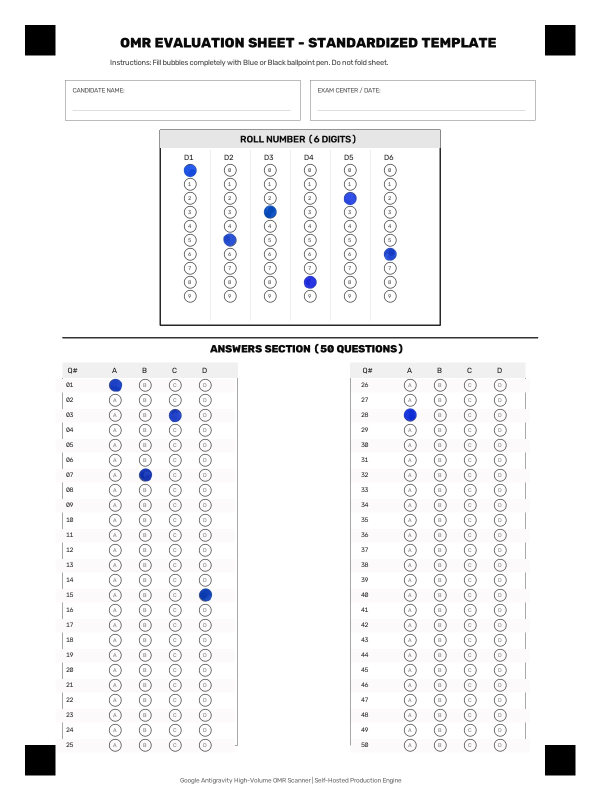
#> input picture samples/omr-2.jpg, 1200 x 1600 px (shown at 1/2 size)
$ python calibrate.py
#> lines starting #> are read from the running program, lines starting #| are printed output that depends on the picture; after the words box and inside, x2 and y2 are one past the last pixel; in counts of white or black regions, pixels touching at a corner belong together
### config.py
"""
Configuration file for High-Volume OMR Scanner.
Defines template dimensions, ROI coordinates, fiducial markers, and classification thresholds.
"""

from dataclasses import dataclass, field
from pathlib import Path
from typing import Dict, List, Tuple
import numpy as np

# Base paths
BASE_DIR = Path(__file__).resolve().parent
DATA_DIR = BASE_DIR / "data"
SAMPLES_DIR = BASE_DIR / "samples"
UPLOADS_DIR = BASE_DIR / "uploads"
RESULTS_DIR = BASE_DIR / "results"
DEBUG_DIR = BASE_DIR / "debug_images"
DB_PATH = DATA_DIR / "omr_scanner.db"

# Ensure runtime directories exist
for path in [DATA_DIR, SAMPLES_DIR, UPLOADS_DIR, RESULTS_DIR, DEBUG_DIR]:
    path.mkdir(parents=True, exist_ok=True)
#> in run_calibration, img is the input picture: shape (1600, 1200, 3); mean B, G, R 245.2, 244.7, 244.9

# Standardized Canvas Geometry
SHEET_WIDTH: int = 1200
SHEET_HEIGHT: int = 1600

# 4 Corner Fiducial Markers (solid black squares)
# Center coordinates on standardized 1200x1600 canvas:
# Top-Left, Top-Right, Bottom-Left, Bottom-Right
MARKER_SIZE: int = 60
MARKER_TARGET_CENTERS: np.ndarray = np.float32([
    [80, 80],      # Top-Left
    [1120, 80],    # Top-Right
    [80, 1520],    # Bottom-Left
    [1120, 1520]   # Bottom-Right
])

# Roll Number Section Specifications
# 6 vertical columns, each with 10 bubbles (digits 0 to 9)
ROLL_COLUMNS: int = 6
ROLL_DIGITS: int = 10
ROLL_COL_X: List[int] = [380, 460, 540, 620, 700, 780]
ROLL_START_Y: int = 340
ROLL_ROW_STEP_Y: int = 28

# Answers Section Specifications
# 50 Questions split into 2 side-by-side blocks of 25 questions each
TOTAL_QUESTIONS: int = 50
QUESTIONS_PER_BLOCK: int = 25
OPTIONS: List[str] = ["A", "B", "C", "D"]

ANSWERS_START_Y: int = 740
ANSWERS_ROW_STEP_Y: int = 30

# Left Block: Questions 1 to 25
LEFT_BLOCK_Q_LABEL_X: int = 150
LEFT_BLOCK_OPTIONS_X: List[int] = [230, 290, 350, 410]

# Right Block: Questions 26 to 50
RIGHT_BLOCK_Q_LABEL_X: int = 740
RIGHT_BLOCK_OPTIONS_X: List[int] = [820, 880, 940, 1000]

# Bubble Evaluation Parameters
BUBBLE_RADIUS: int = 12
SEARCH_JITTER: int = 3  # +/- pixels jitter search to absorb slight printing shifts

# Thresholds for classification
# Pixel fill-ratio thresholds:
EMPTY_THRESHOLD: float = 0.20       # Below this is considered unattempted (blank)
FILLED_THRESHOLD: float = 0.42      # Above this is definitively marked
MIN_CONFIDENCE_DIFF: float = 0.16   # Minimum difference between top and second choice
AMBIGUOUS_MIN: float = 0.24         # Between 0.24 and 0.42 is flagged as ambiguous mark

# Scoring default parameters (can be overridden per batch/job)
DEFAULT_POSITIVE_MARK: float = 4.0
DEFAULT_NEGATIVE_MARK: float = -1.0

### omr_engine.py
"""
High-Performance OMR Engine using OpenCV and NumPy.
Handles corner fiducial detection, 4-point perspective warp,
blue/black ballpoint ink evaluation, edge cases, grading, and debug image generation.
"""

from dataclasses import asdict, dataclass
from pathlib import Path
from typing import Any, Dict, List, Optional, Tuple
import cv2
import numpy as np

from config import (
    AMBIGUOUS_MIN,
    ANSWERS_ROW_STEP_Y,
    ANSWERS_START_Y,
    BUBBLE_RADIUS,
    DEBUG_DIR,
    DEFAULT_NEGATIVE_MARK,
    DEFAULT_POSITIVE_MARK,
    EMPTY_THRESHOLD,
    FILLED_THRESHOLD,
    LEFT_BLOCK_OPTIONS_X,
    LEFT_BLOCK_Q_LABEL_X,
    MARKER_SIZE,
    MARKER_TARGET_CENTERS,
    MIN_CONFIDENCE_DIFF,
    OPTIONS,
    RIGHT_BLOCK_OPTIONS_X,
    RIGHT_BLOCK_Q_LABEL_X,
    ROLL_COL_X,
    ROLL_COLUMNS,
    ROLL_DIGITS,
    ROLL_ROW_STEP_Y,
    ROLL_START_Y,
    SEARCH_JITTER,
    SHEET_HEIGHT,
    SHEET_WIDTH,
    TOTAL_QUESTIONS,
)


@dataclass
class QuestionEvaluation:
    question: int
    answer: Optional[str]      # "A", "B", "C", "D", "MULTIPLE", or None
    status: str                # "DETECTED", "BLANK", "MULTIPLE", "AMBIGUOUS"
    confidence: float
    scores: Dict[str, float]
    selected_option_idx: Optional[int] = None


@dataclass
class RollEvaluation:
    roll_number: str
    is_valid: bool
    status: str
    column_digits: List[Optional[str]]
    confidence: float
    reasons: List[str]


@dataclass
class SheetResult:
    filename: str
    status: str                # "COMPLETED", "NEEDS_REVIEW", "FAILED"
    confidence: float
    roll_number: str
    summary: Dict[str, int]
    answers: Dict[str, Optional[str]]
    review_reasons: List[str]
    score_details: Optional[Dict[str, Any]] = None
    debug_image_path: Optional[str] = None


# [109 lines left out: functions decode_image, find_fiducial_markers, not called in this run]


def align_sheet(image: np.ndarray) -> Tuple[np.ndarray, np.ndarray]:
    """
    Applies 4-point perspective transform to align the sheet to standardized 1200x1600.
    Returns (aligned_image, detected_corners).
    """
    # If the image is already exactly 1200x1600 with markers in place, test corners first
    h, w = image.shape[:2]
    if (w, h) == (SHEET_WIDTH, SHEET_HEIGHT):
        # Quick check if corners at target locations are black
        tl_check = np.mean(image[60:100, 60:100])
#> tl_check = 0
        tr_check = np.mean(image[60:100, 1100:1140])
#> tr_check = 0
        if tl_check < 60 and tr_check < 60:
            return image.copy(), MARKER_TARGET_CENTERS.copy()

    detected_pts = find_fiducial_markers(image)
    M = cv2.getPerspectiveTransform(detected_pts, MARKER_TARGET_CENTERS)
    aligned = cv2.warpPerspective(
        image, M, (SHEET_WIDTH, SHEET_HEIGHT),
        flags=cv2.INTER_LINEAR,
        borderMode=cv2.BORDER_CONSTANT,
        borderValue=(255, 255, 255)
    )
    return aligned, detected_pts


# [488 lines left out: functions evaluate_bubble_fill, sample_with_jitter, evaluate_question, evaluate_roll_number, grade_answers, generate_annotated_debug_image and 1 more, not called in this run]

### calibrate.py
"""
Visual Calibration Tool for OMR Grid Overlay.
Draws configured ROI bounding boxes, fiducial markers, roll number grid,
and answer bubble circles on samples/omr-2.jpg and saves debug_grid.jpg.
Allows rapid verification and coordinate tuning in seconds.
"""

import argparse
from pathlib import Path
import cv2
import numpy as np

from config import (
    ANSWERS_ROW_STEP_Y,
    ANSWERS_START_Y,
    BASE_DIR,
    BUBBLE_RADIUS,
    DEBUG_DIR,
    LEFT_BLOCK_OPTIONS_X,
    LEFT_BLOCK_Q_LABEL_X,
    MARKER_SIZE,
    MARKER_TARGET_CENTERS,
    OPTIONS,
    RIGHT_BLOCK_OPTIONS_X,
    RIGHT_BLOCK_Q_LABEL_X,
    ROLL_COL_X,
    ROLL_COLUMNS,
    ROLL_DIGITS,
    ROLL_ROW_STEP_Y,
    ROLL_START_Y,
    SAMPLES_DIR,
    SEARCH_JITTER,
    SHEET_HEIGHT,
    SHEET_WIDTH,
    TOTAL_QUESTIONS,
)


def draw_calibration_grid(
    image: np.ndarray,
    show_jitter_bounds: bool = True
) -> np.ndarray:
    """
    Overlays colored coordinate guide lines, bounding boxes, and bubble targets
    onto an aligned 1200x1600 OMR sheet.
    """
#> called with show_jitter_bounds = True
    canvas = image.copy()
    if canvas.shape[:2] != (SHEET_HEIGHT, SHEET_WIDTH):
        canvas = cv2.resize(canvas, (SHEET_WIDTH, SHEET_HEIGHT))

    # Color palette (BGR)
    COLOR_MARKER = (255, 100, 0)      # Bright Blue
    COLOR_ROLL = (0, 165, 255)        # Orange
    COLOR_BUBBLE = (0, 200, 0)        # Green
    COLOR_JITTER = (180, 180, 255)    # Light Pink
    COLOR_GRID_LINE = (230, 230, 230) # Very faint gray

    # 1. Overlay 4 Corner Marker Target Boxes
    marker_labels = ["TL Marker (80,80)", "TR Marker (1120,80)",
                     "BL Marker (80,1520)", "BR Marker (1120,1520)"]
    half_m = MARKER_SIZE // 2
    for idx, (cx, cy) in enumerate(MARKER_TARGET_CENTERS):
        x1, y1 = int(cx - half_m), int(cy - half_m)
        x2, y2 = int(cx + half_m), int(cy + half_m)
        cv2.rectangle(canvas, (x1, y1), (x2, y2), COLOR_MARKER, 2)
        cv2.drawMarker(canvas, (int(cx), int(cy)), COLOR_MARKER, cv2.MARKER_CROSS, 16, 2)
        cv2.putText(canvas, marker_labels[idx], (x1 - 10, y1 - 8 if cy < 500 else y2 + 18),
                    cv2.FONT_HERSHEY_SIMPLEX, 0.42, COLOR_MARKER, 1, cv2.LINE_AA)
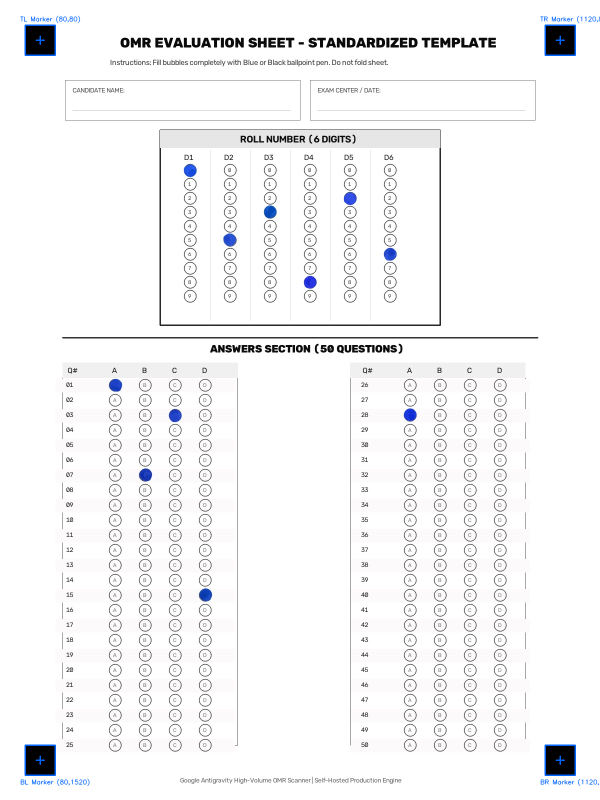
#> canvas: shape (1600, 1200, 3) (shown at 1/2 size); 0.34% of pixels changed, all inside (x1, y1, x2, y2) = (40, 31, 1200, 1572)

    # 2. Roll Number Section Overlay
    cv2.rectangle(canvas, (320, 260), (880, 650), COLOR_ROLL, 2)
    cv2.putText(canvas, "ROI: Roll Number (6 Cols x 10 Digits)", (330, 252),
                cv2.FONT_HERSHEY_SIMPLEX, 0.5, COLOR_ROLL, 1, cv2.LINE_AA)
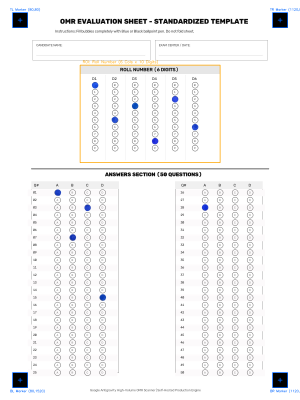
#> canvas: shape (1600, 1200, 3) (shown at 1/4 size); mean B, G, R 245.2, 244.9, 245.1

    for col_idx, col_x in enumerate(ROLL_COL_X):
        cv2.putText(canvas, f"C{col_idx + 1}:{col_x}", (col_x - 22, 318),
                    cv2.FONT_HERSHEY_SIMPLEX, 0.38, COLOR_ROLL, 1, cv2.LINE_AA)
        for digit in range(ROLL_DIGITS):
            by = ROLL_START_Y + digit * ROLL_ROW_STEP_Y
            # Target bubble circle
            cv2.circle(canvas, (col_x, by), BUBBLE_RADIUS, COLOR_BUBBLE, 1, cv2.LINE_AA)
            cv2.circle(canvas, (col_x, by), 1, COLOR_BUBBLE, -1)
            if show_jitter_bounds:
                cv2.rectangle(canvas,
                              (col_x - BUBBLE_RADIUS - SEARCH_JITTER, by - BUBBLE_RADIUS - SEARCH_JITTER),
                              (col_x + BUBBLE_RADIUS + SEARCH_JITTER, by + BUBBLE_RADIUS + SEARCH_JITTER),
                              COLOR_JITTER, 1)
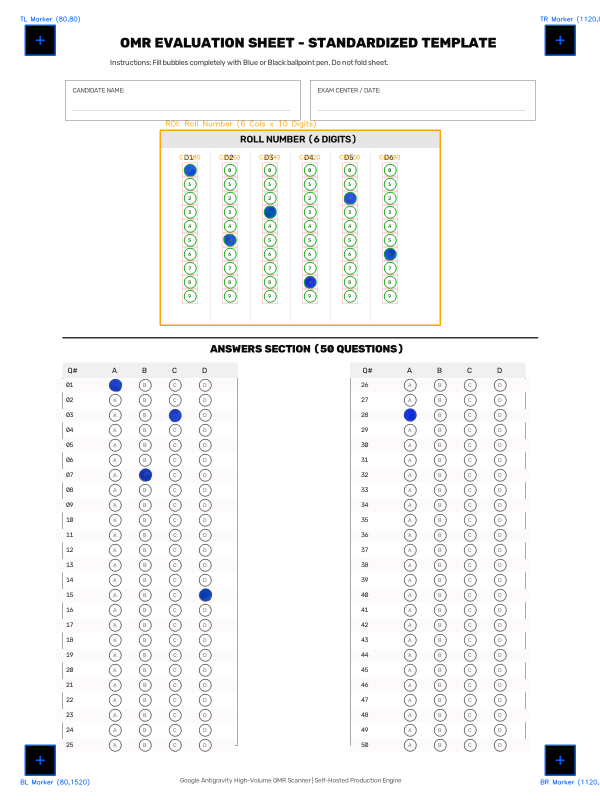
#> canvas: shape (1600, 1200, 3) (shown at 1/2 size); 1.07% of pixels changed, all inside (x1, y1, x2, y2) = (358, 309, 801, 608)

    # 3. Answers Section Overlay
    # Left Block (Q1-25)
    cv2.rectangle(canvas, (110, 725), (470, 1500), COLOR_BUBBLE, 2)
    cv2.putText(canvas, "ROI: Left Block (Q1-25)", (115, 718),
                cv2.FONT_HERSHEY_SIMPLEX, 0.5, COLOR_BUBBLE, 1, cv2.LINE_AA)

    # Right Block (Q26-50)
    cv2.rectangle(canvas, (700, 725), (1060, 1500), COLOR_BUBBLE, 2)
    cv2.putText(canvas, "ROI: Right Block (Q26-50)", (705, 718),
                cv2.FONT_HERSHEY_SIMPLEX, 0.5, COLOR_BUBBLE, 1, cv2.LINE_AA)
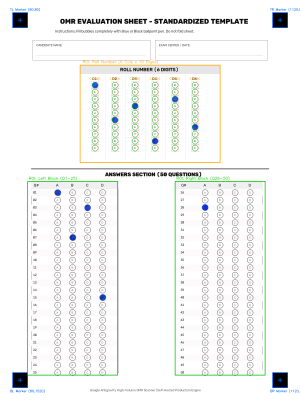
#> canvas: shape (1600, 1200, 3) (shown at 1/4 size); mean B, G, R 242.6, 244.6, 242.9

    for q_idx in range(TOTAL_QUESTIONS):
        if q_idx < 25:
            row = q_idx
            opt_xs = LEFT_BLOCK_OPTIONS_X
            lbl_x = LEFT_BLOCK_Q_LABEL_X
        else:
            row = q_idx - 25
            opt_xs = RIGHT_BLOCK_OPTIONS_X
            lbl_x = RIGHT_BLOCK_Q_LABEL_X

        qy = ANSWERS_START_Y + 30 + row * ANSWERS_ROW_STEP_Y

        # Row indicator line
        cv2.line(canvas, (lbl_x - 35, qy), (opt_xs[-1] + 25, qy), COLOR_GRID_LINE, 1)

        for opt_idx, ox in enumerate(opt_xs):
            cv2.circle(canvas, (ox, qy), BUBBLE_RADIUS, COLOR_BUBBLE, 1, cv2.LINE_AA)
            cv2.circle(canvas, (ox, qy), 1, COLOR_BUBBLE, -1)
            if show_jitter_bounds:
                cv2.rectangle(canvas,
                              (ox - BUBBLE_RADIUS - SEARCH_JITTER, qy - BUBBLE_RADIUS - SEARCH_JITTER),
                              (ox + BUBBLE_RADIUS + SEARCH_JITTER, qy + BUBBLE_RADIUS + SEARCH_JITTER),
                              COLOR_JITTER, 1)
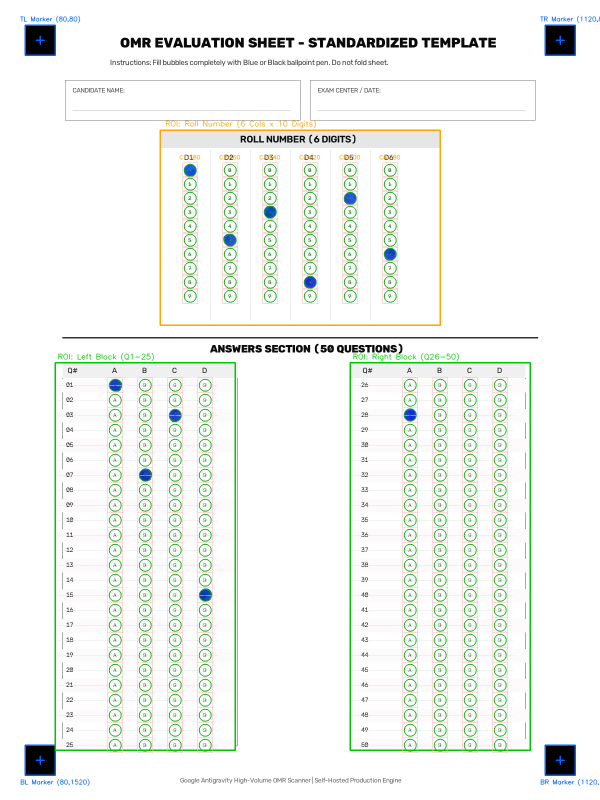
#> canvas: shape (1600, 1200, 3) (shown at 1/2 size); 3.82% of pixels changed, all inside (x1, y1, x2, y2) = (115, 755, 1026, 1506)

    # Legend at bottom
    legend_y = 1585
    cv2.rectangle(canvas, (30, legend_y - 20), (1170, legend_y + 10), (240, 240, 240), -1)
#> canvas: shape (1600, 1200, 3); 1.84% of pixels changed, all inside (x1, y1, x2, y2) = (30, 1565, 1171, 1596)
    cv2.rectangle(canvas, (30, legend_y - 20), (1170, legend_y + 10), (180, 180, 180), 1)
    cv2.putText(canvas, "LEGEND: Blue Box = Fiducials | Orange = Roll ROI | Green Circles = Bubble Targets | Pink = Jitter Search Window",
                (45, legend_y - 2), cv2.FONT_HERSHEY_SIMPLEX, 0.44, (30, 30, 30), 1, cv2.LINE_AA)
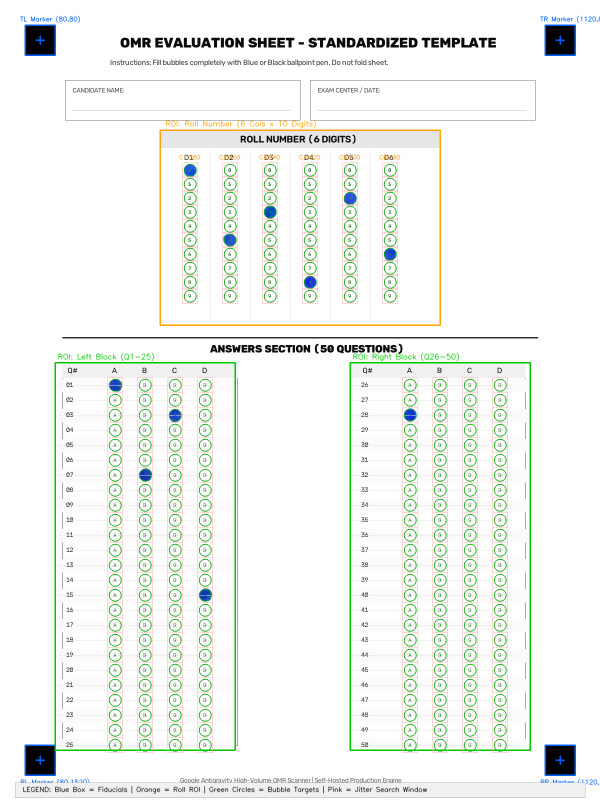
#> canvas: shape (1600, 1200, 3) (shown at 1/2 size); mean B, G, R 240, 244.1, 241.1

    return canvas


def run_calibration(sample_image_path: Path, output_image_path: Path) -> None:
    """Loads sample image, runs auto-alignment if needed, and draws calibration grid."""
    print(f"[*] Reading image from: {sample_image_path}")
    if not sample_image_path.exists():
        raise FileNotFoundError(f"Input file not found: {sample_image_path}")

    img = cv2.imread(str(sample_image_path))
    if img is None:
        raise ValueError(f"Failed to decode image from: {sample_image_path}")

    # If omr_engine is available, align first; otherwise direct overlay
    try:
        from omr_engine import align_sheet
        aligned, _ = align_sheet(img)
        print("[*] Successfully applied perspective transform using detected fiducial markers.")
    except Exception as e:
        print(f"[!] Warning: Auto-alignment skipped ({e}), resizing directly to 1200x1600.")
        aligned = cv2.resize(img, (SHEET_WIDTH, SHEET_HEIGHT))

    grid = draw_calibration_grid(aligned)
    cv2.imwrite(str(output_image_path), grid, [cv2.IMWRITE_JPEG_QUALITY, 95])
    print(f"[SUCCESS] Calibration grid saved to: {output_image_path}")


if __name__ == "__main__":
    parser = argparse.ArgumentParser(description="OMR Grid Calibration and Visualizer")
    parser.add_argument("--input", type=str, default=str(SAMPLES_DIR / "omr-2.jpg"),
                        help="Path to sample image (default: samples/omr-2.jpg)")
    parser.add_argument("--output", type=str, default=str(BASE_DIR / "debug_grid.jpg"),
                        help="Path to output debug grid (default: debug_grid.jpg)")
    args = parser.parse_args()

    run_calibration(Path(args.input), Path(args.output))

$ run again, with samples/omr-black-pen.jpg copied over samples/omr-2.jpg
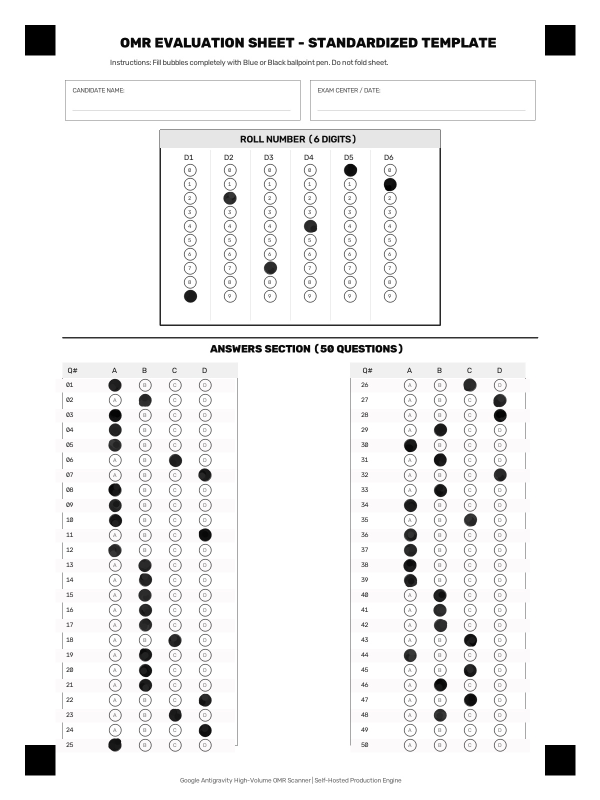
#> input picture samples/omr-black-pen.jpg, 1200 x 1600 px (shown at 1/2 size)
#> in run_calibration, img is the input picture: shape (1600, 1200, 3); mean B, G, R 242.6, 242.5, 242.7
#> tl_check = 0
#> after the loop in draw_calibration_grid, `for q_idx in range(TOTAL_QUESTIONS):`:
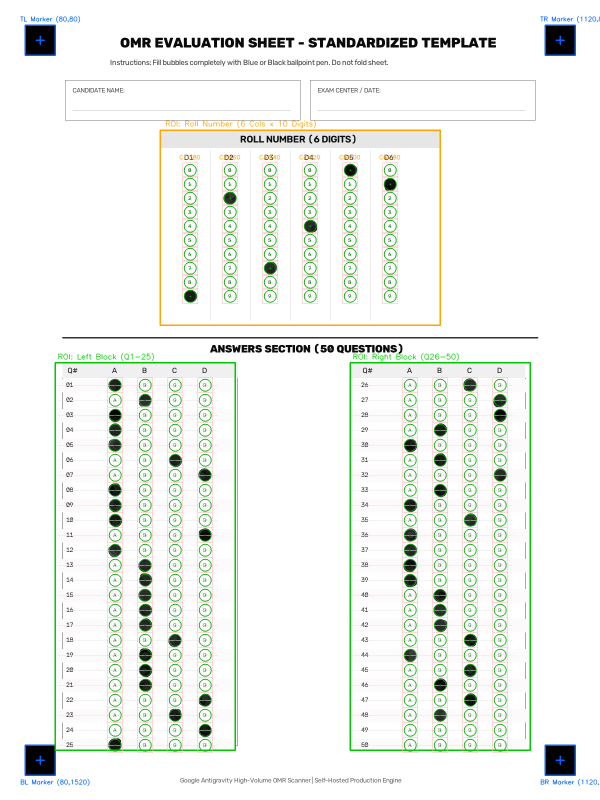
#> canvas: shape (1600, 1200, 3) (shown at 1/2 size); mean B, G, R 238.3, 242.7, 239.7
#> in draw_calibration_grid, `cv2.putText(canvas, "LEGEND: Blue Box = Fiducials | Orange = Roll ROI ..`:
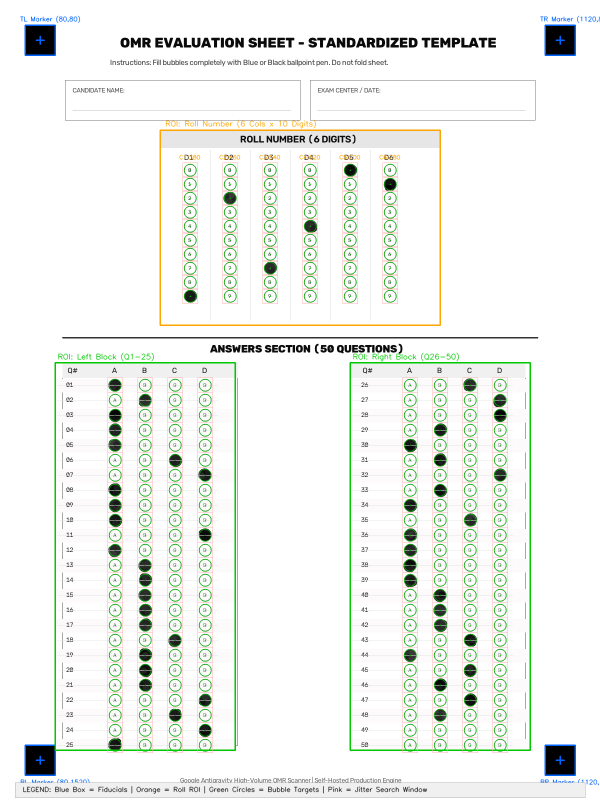
#> canvas: shape (1600, 1200, 3) (shown at 1/2 size); mean B, G, R 237.7, 242.1, 239.2
